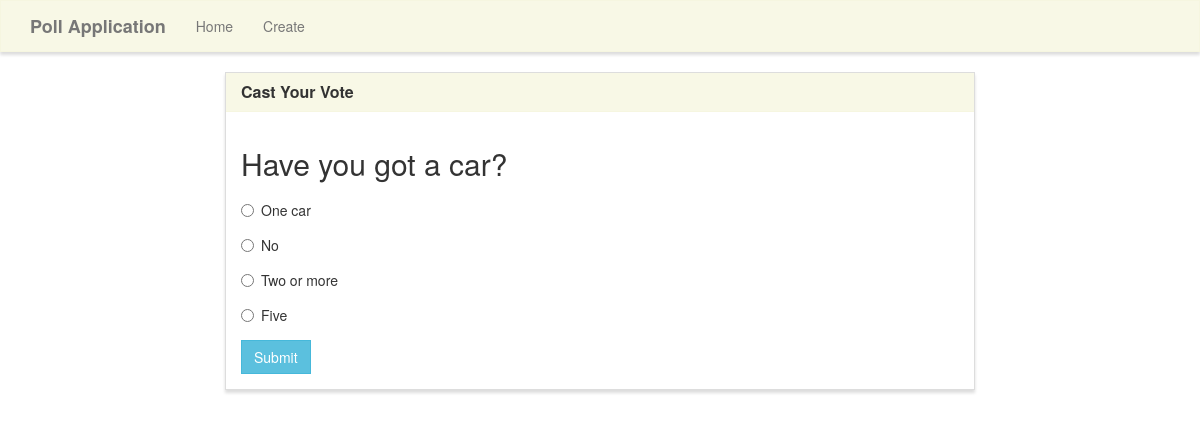
The app's page /vote/6/ with its own data.
### polls/models.py (models this page shows, shortened)
class Poll(models.Model):
    TYPES_OF_POLLS = (
        ('text', 'Text'),
        ('select_one', 'Select One'),
        ('select_multiple', 'Select Multiple'),
    )
    question = models.CharField(max_length=200)
    start = models.DateField(null=True, blank=True)
    finish = models.DateField(null=True, blank=True)
    description = models.TextField(max_length=4000, null=True, blank=True)
    type = models.CharField(max_length=50, choices=TYPES_OF_POLLS, verbose_name='Types of polls', default='text')

class Option(models.Model):
    poll = models.ForeignKey(Poll, on_delete=models.CASCADE)
    text = models.CharField(max_length=30, null=True, blank=True)
    count = models.IntegerField(default=0)

### polls/views.py (the view, shortened to what this page needs)
# urls.py: path('vote/<poll_id>/', polls_views.vote, name='vote'),
def vote(request, poll_id):
    options = Option.objects.filter(poll=poll_id)
    poll = Poll.objects.get(pk=poll_id)
    if poll.type == 'text':
        if request.method == 'POST':
            option_text = request.POST['answer']
            filtered_options = Option.objects.filter(poll=poll_id, text__iexact=option_text)
            if filtered_options.exists():
                option = filtered_options.first()
                option.count += 1
                option.save()
                return redirect('home')
            else:
                option = Option()
                option.poll = poll
                option.text = option_text
                option.count = 1
                option.save()
                return redirect('home')
    elif poll.type == 'select_one':
        if request.method == 'POST':
            option_id = request.POST['poll']
            option = Option.objects.get(pk=option_id)
            option.count += 1
            option.save()
            return redirect('results', poll_id)
    context = {
        'options': options,
        'poll': poll,
        'poll_type': poll.type
    }
    return render(request, 'polls/vote.html', context)

### polls/templates/polls/vote.html (shortened to what this page needs)
{% extends "polls/base.html" %}
{% load widget_tweaks %}
{% block main %}
<div class="row">
    <div class="col-lg-8 col-lg-offset-2">
        <div class="panel panel-default">
            <div class="panel-heading">
                <h3 class="panel-title">Cast Your Vote</h3>
            </div>
            <div class="panel-body">
                <div class="row">
                    <div class="col-lg-12">
                        <h2>{{ poll.question }}</h2>
                    </div>
                </div>
                <div class="row">
                    <div class="col-lg-12">
                        <form method="POST">
                            {% if poll.type == "text" %}
                            <div class="form-group">
                                <div class="radio">
                                    <label>
                                        <input type="text" name="answer" value="" required>
                                    </label>
                                </div>
                            </div>
                            {% elif poll.type == "select_one" %}
                            {% for option in options %}
                            <div class="form-group">
                                <div class="radio">
                                    <label>
                                        <input type="radio" name="poll" value="{{ option.id }}" required>
                                        {{ option.text }}
                                    </label>
                                </div>
                            </div>
                            {% endfor %}
                            {% endif %}
                            <button type="submit" class="btn btn-info">
                                Submit
                            </button>
                        </form>
                    </div>
                </div>
            </div>
        </div>
    </div>
</div>
{% endblock %}

### polls/static/style.css (style rules this page uses)
.navbar-default, .btn, .form-control, .panel { border-radius: 0; }
.panel-default > .panel-heading { color: #333; background-color: rgba(245, 245, 220, .7); border-color: rgba(245, 245, 220, .6); border-top-left-radius: 0; border-top-right-radius: 0; }
.panel { box-shadow: 0px 3px 3px 0px #ddd; }
a.navbar-brand, .panel-title { font-weight: bolder; }

### records on screen
Poll: question "Have you got a car?"
Option: text "One car"
Option: text "No"
Option: text "Two or more"
Option: text "Five"
